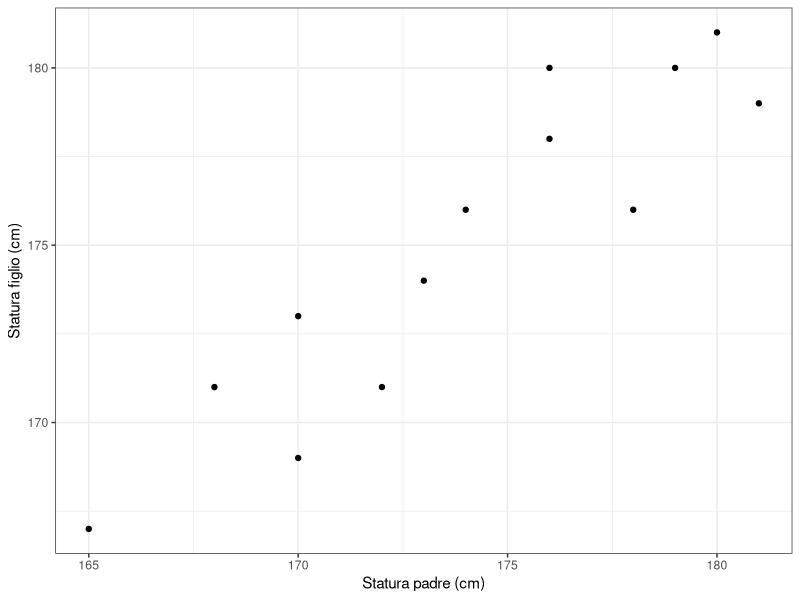

Recreate this plot in R.
## ---- chunk 1
knitr::opts_chunk$set(echo = F, eval = T, message = F, warning = F, error = F, comment = NA, cache = F, include = T, R.options = list(width = 100), collapse = T, dpi = 200, fig.height = 4, fig.width = 6)
## ---- chunk 2
library(ggplot2)
dataset <- data.frame(padre = c(165, 170, 180, 172, 179, 174, 176, 168, 181, 173, 170, 178, 176),
                      figlio = c(167, 169, 181, 171, 180, 176, 180, 171, 179, 174, 173, 176, 178))
ggplot(data=dataset, aes(x = padre, y = figlio)) + geom_point() + theme_bw() + xlab("Statura padre (cm)") + ylab("Statura figlio (cm)")
## ---- chunk 3
#sum(padre)
#sum(padre*figlio)
#sum(figlio)

#sum(padre^2)
#sum(figlio^2)

#summary(lm(tabacchi ~alcolici))
